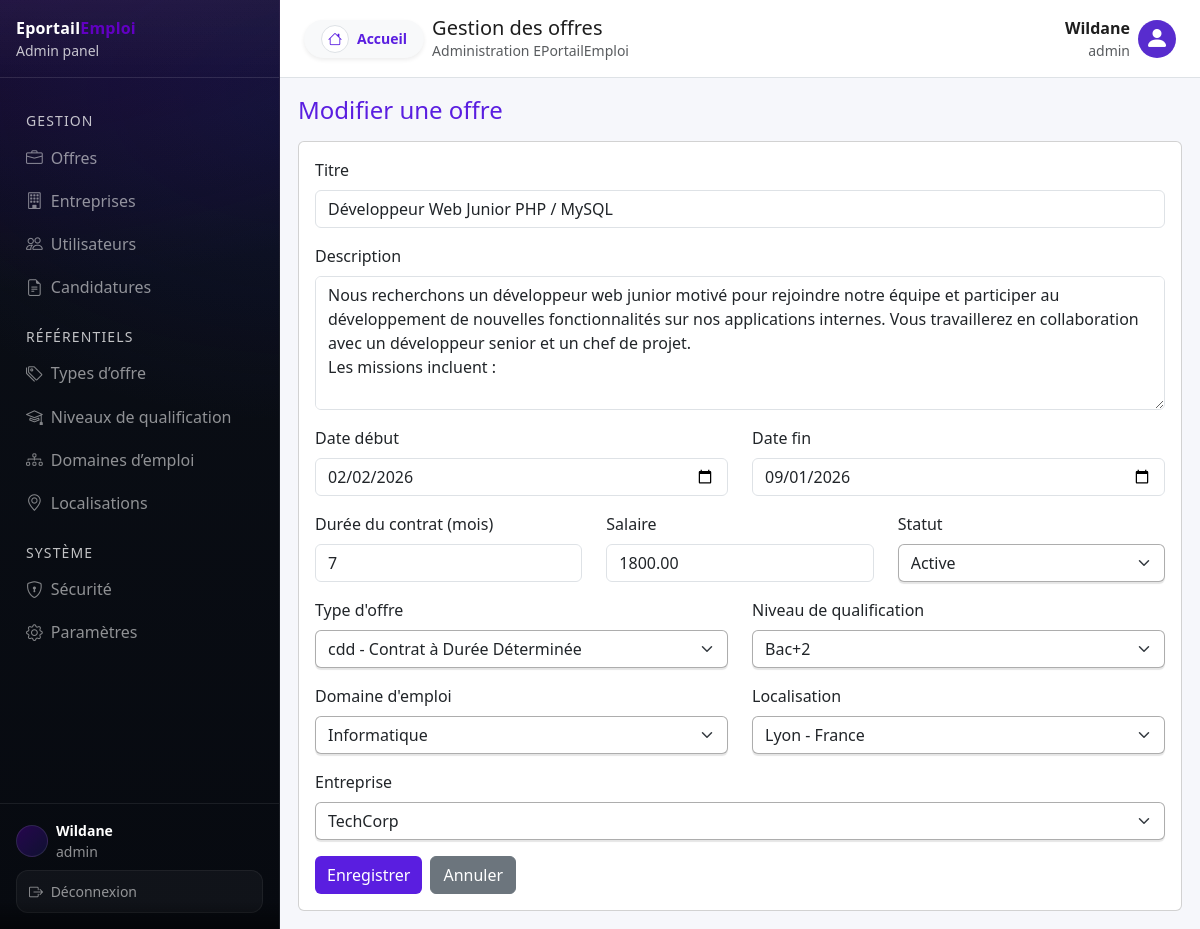
The app's page /admin/offres/edit?id=2 (signed in), older data.
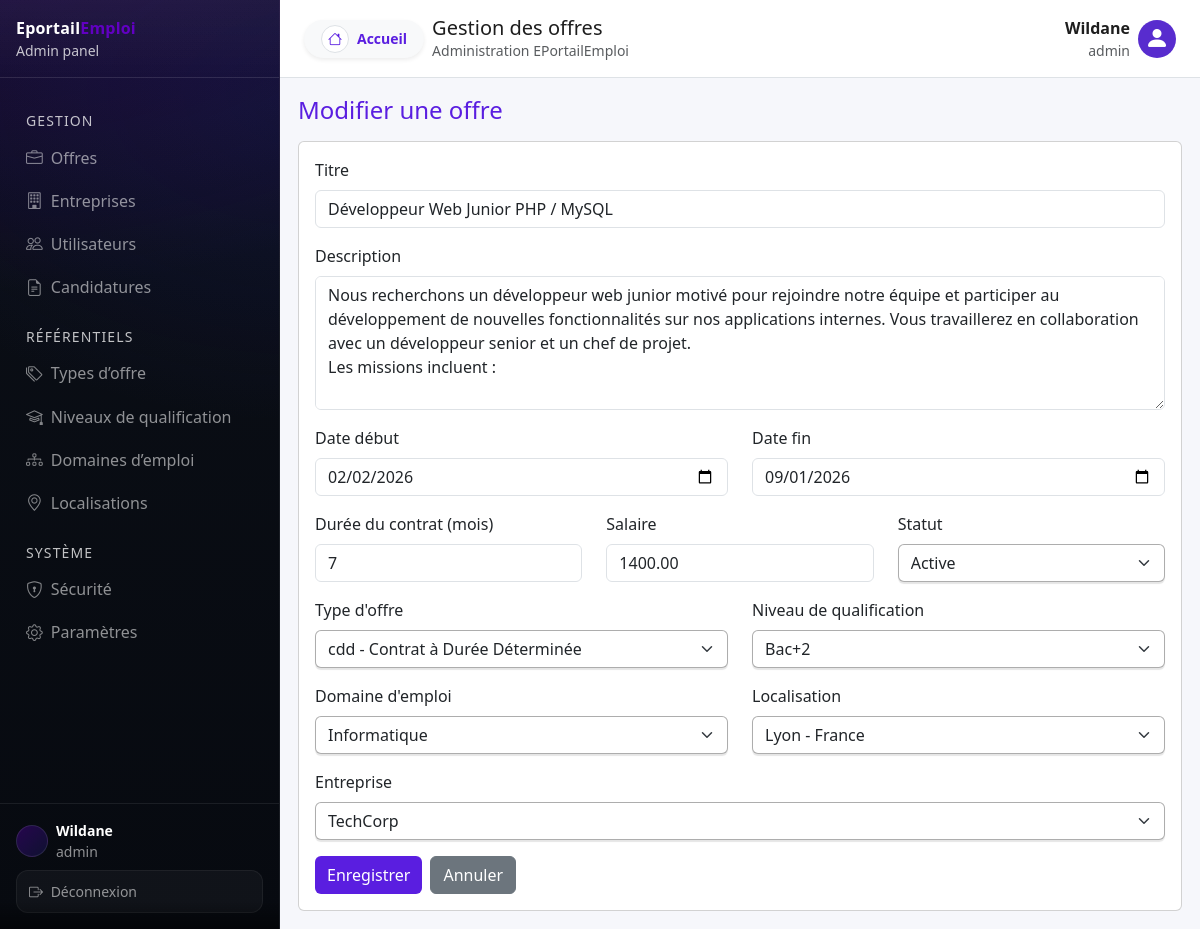
The same page, newer data.
### tables this page shows
CREATE TABLE IF NOT EXISTS `offres` (
  `id` int NOT NULL AUTO_INCREMENT,
  `auteur_id` int DEFAULT NULL,
  `date_creation` datetime NOT NULL,
  `modifie_par` int DEFAULT NULL,
  `date_modification` datetime DEFAULT NULL,
  `entreprise_id` int NOT NULL,
  `type_offre_id` int NOT NULL,
  `niveau_qualification_id` int NOT NULL,
  `domaine_emploi_id` int NOT NULL,
  `localisation_id` int NOT NULL,
  `titre` varchar(150) NOT NULL,
  `description` text,
  `date_debut` date DEFAULT NULL,
  `date_fin` date DEFAULT NULL,
  `duree_contrat` int DEFAULT NULL,
  `salaire` decimal(10,2) DEFAULT NULL,
  `statut` enum('active','inactive','archive') DEFAULT 'active',
  PRIMARY KEY (`id`),
  KEY `type_offre_id` (`type_offre_id`),
  KEY `niveau_qualification_id` (`niveau_qualification_id`),
  KEY `domaine_emploi_id` (`domaine_emploi_id`),
  KEY `localisation_id` (`localisation_id`),
  KEY `user_id` (`auteur_id`) USING BTREE,
  KEY `offres_ibfk_2` (`entreprise_id`),
  KEY `fk_offres_modifie_par` (`modifie_par`)
);

### app/Modules/Offres/OffresController.php (called while the page is built, shortened)
<?php
class OffresController
{
    private function makeService(): OffresService
    {
        $pdo       = Database::getConnection();
        $repo      = new OffresRepository($pdo);
        $validator = new OffresValidator();
        return new OffresService($repo, $validator);
    }
    private function makeRepository(): OffresRepository
    {
        $pdo = Database::getConnection();
        return new OffresRepository($pdo);
    }
    private function renderDashboard(string $view, array $params = []): void
    {
        extract($params);
        require __DIR__ . "/../../../views/offres/{$view}.php";
        require __DIR__ . "/../../../views/layouts/dashboard.php";
    }
    public function editForm(): void
    {
        $isAdmin = Auth::role() === 'admin';
        $id = isset($_GET['id']) ? (int)$_GET['id'] : 0;
        $repo  = $this->makeRepository();
        $offre = $repo->find($id);
        $service = $this->makeService();
        $refs    = $service->getReferenceData($isAdmin)['data'] ?? [];
        $csrf    = Security::generateCsrfToken('offres_update');
        $this->renderDashboard("edit", [
            "rubrique" => "Gestion des offres",
            "title" => "Modifier une offre",
            "refs"  => $refs,
            "offre" => $offre,
            "csrf"  => $csrf,
            "isAdmin" => $isAdmin
        ]);
    }
}

### app/Core/Router.php (called while the page is built, shortened)
<?php
class Router
{
    private array $routes = [];
    public function get(string $path, string $action): void
    {
        $this->routes['GET'][$path] = $action;
    }
    public function post(string $path, string $action): void
    {
        $this->routes['POST'][$path] = $action;
    }
    public function run(): void
    {
        $method = $_SERVER['REQUEST_METHOD'] ?? 'GET';
        $uri    = $_SERVER['REQUEST_URI'] ?? '/';
        $path = parse_url($uri, PHP_URL_PATH) ?: '/';
        $action = $this->routes[$method][$path];
        [$class, $methodName] = explode('@', $action);
        $controller = new $class();
        $controller->$methodName();
    }
}

### public/index.php (called while the page is built, shortened)
<?php
$router = new Router();
$router->get('/', 'App\\Modules\\Home\\HomeController@index');
$router->get('/mentions-legales', 'App\\Modules\\Home\\HomeController@mentionsLegales');
$router->get('/contact', 'App\\Modules\\Home\\HomeController@contact');
$router->get('/centre-aide', 'App\\Modules\\Home\\HomeController@centreAide');
$router->get('/a-propos', 'App\\Modules\\Home\\HomeController@aPropos');
$router->get('/maintenance', 'App\\Modules\\Home\\HomeController@maintenance');
$router->get('/500', 'App\\Modules\\Home\\HomeController@error500');
$router->get('/login', 'App\\Modules\\Auth\\AuthController@showLogin');
$router->post('/login', 'App\\Modules\\Auth\\AuthController@login');
$router->get('/logout', 'App\\Modules\\Auth\\AuthController@logout');
$router->get('/register/candidat', 'App\\Modules\\Auth\\AuthController@showRegisterCandidat');
$router->post('/register/candidat', 'App\\Modules\\Auth\\AuthController@registerCandidat');
$router->get('/register/entreprise', 'App\\Modules\\Auth\\AuthController@showRegisterEntreprise');
$router->post('/register/entreprise', 'App\\Modules\\Auth\\AuthController@registerEntreprise');
$router->get('/password/forgot',       'App\\Modules\\Auth\\AuthController@showForgotPassword' );
$router->post('/password/forgot',       'App\\Modules\\Auth\\AuthController@ForgotPassword' );
$router->get('/password/reset',        'App\\Modules\\Auth\\AuthController@showResetPassword'  );
$router->post('/password/reset',       'App\\Modules\\Auth\\AuthController@resetPassword'      );
$router->get('/entreprises', 'App\\Modules\\Entreprise\\EntrepriseController@index');
$router->get('/entreprises/show', 'App\\Modules\\Entreprise\\EntrepriseController@show');
$router->get('/admin/entreprises', 'App\\Modules\\Entreprise\\EntrepriseController@adminIndex');
$router->get('/admin/entreprises/create', 'App\\Modules\\Entreprise\\EntrepriseController@createForm');
$router->post('/admin/entreprises/create', 'App\\Modules\\Entreprise\\EntrepriseController@create');
$router->get('/admin/entreprise/create', 'App\\Modules\\Entreprise\\EntrepriseController@createForm');
$router->post('/admin/entreprise/create', 'App\\Modules\\Entreprise\\EntrepriseController@create');
$router->get('/admin/entreprises/edit', 'App\\Modules\\Entreprise\\EntrepriseController@editForm');
$router->post('/admin/entreprises/edit', 'App\\Modules\\Entreprise\\EntrepriseController@update');
$router->post('/admin/entreprises/delete', 'App\\Modules\\Entreprise\\EntrepriseController@delete');
$router->get('/dashboard/entreprise/edit', 'App\\Modules\\Entreprise\\EntrepriseController@editForm');
$router->get('/admin/users', 'App\\Modules\\Auth\\UserController@adminIndex');
$router->get('/admin/users/create', 'App\\Modules\\Auth\\UserController@createForm');
$router->post('/admin/users/create', 'App\\Modules\\Auth\\UserController@create');
$router->get('/admin/users/edit', 'App\\Modules\\Auth\\UserController@editForm');
$router->post('/admin/users/edit', 'App\\Modules\\Auth\\UserController@update');
$router->post('/admin/users/delete', 'App\\Modules\\Auth\\UserController@delete');
$router->get('/dashboard/equipe', 'App\\Modules\\Auth\\UserController@gestionnaireIndex');
$router->get('/dashboard/equipe/create', 'App\\Modules\\Auth\\UserController@createForm');
$router->post('/dashboard/equipe/create', 'App\\Modules\\Auth\\UserController@create');
$router->get('/dashboard/equipe/edit', 'App\\Modules\\Auth\\UserController@editForm');
$router->post('/dashboard/equipe/edit', 'App\\Modules\\Auth\\UserController@update');
$router->post('/dashboard/equipe/delete', 'App\\Modules\\Auth\\UserController@delete');
$router->get('/dashboard/profil', 'App\\Modules\\Auth\\UserController@recruteurProfile');
$router->post('/dashboard/profil', 'App\\Modules\\Auth\\UserController@updateProfile');
$router->get('/offres', 'App\\Modules\\Offres\\OffresController@index');
$router->get('/offres/show', 'App\\Modules\\Offres\\OffresController@show');
$router->get('/offres/partial', 'App\\Modules\\Offres\\OffresController@publicPartial');
$router->get('/admin/offres', 'App\\Modules\\Offres\\OffresController@adminIndex');
$router->get('/admin/offres/create', 'App\\Modules\\Offres\\OffresController@createForm');
$router->post('/admin/offres/create', 'App\\Modules\\Offres\\OffresController@create');
$router->get('/admin/offres/edit', 'App\\Modules\\Offres\\OffresController@editForm');
$router->post('/admin/offres/edit', 'App\\Modules\\Offres\\OffresController@update');
$router->post('/admin/offres/delete', 'App\\Modules\\Offres\\OffresController@delete');
$router->get('/dashboard/offres', 'App\\Modules\\Offres\\OffresController@manageIndex');
$router->get('/dashboard/offres/create', 'App\\Modules\\Offres\\OffresController@createForm');
$router->post('/dashboard/offres/create', 'App\\Modules\\Offres\\OffresController@create');
$router->get('/dashboard/offres/edit', 'App\\Modules\\Offres\\OffresController@editForm');
$router->post('/dashboard/offres/edit', 'App\\Modules\\Offres\\OffresController@update');
$router->post('/dashboard/offres/delete', 'App\\Modules\\Offres\\OffresController@delete');
$router->get('/admin/offres/partial', 'App\\Modules\\Offres\\OffresController@adminPartial');
$router->get('/dashboard/offres/partial', 'App\\Modules\\Offres\\OffresController@managePartial');
$router->run();

### app/Modules/Offres/OffresRepository.php (called while the page is built, shortened)
<?php
class OffresRepository
{
    public function find(int $id): ?array
    {
        $sql = "SELECT o.*, e.nom AS entreprise_nom, l.ville AS localisation,
                       t.code AS type_offre_code, t.description AS type_offre_description,
                       nq.libelle AS niveau_qualification, d.nom AS domaine_emploi
                FROM offres o
                JOIN entreprises e ON e.id = o.entreprise_id
                LEFT JOIN localisations l ON l.id = o.localisation_id
                LEFT JOIN types_offres t ON t.id = o.type_offre_id
                LEFT JOIN niveaux_qualification nq ON nq.id = o.niveau_qualification_id
                LEFT JOIN domaines_emploi d ON d.id = o.domaine_emploi_id
                WHERE o.id = :id
                LIMIT 1";
        $stmt = $this->pdo->prepare($sql);
        $stmt->execute(['id' => $id]);
        return $stmt->fetch(PDO::FETCH_ASSOC) ?: null;
    }
}

### views/offres/_form.php (the view, shortened to what the changed rows need)
<?php
$input   = is_array($input ?? null) ? $input : [];
$offre   = is_array($offre ?? null) ? $offre : [];
$errors  = is_array($errors ?? null) ? $errors : [];
$isAdmin = (bool)($isAdmin ?? false);
$e = static fn($value): string => htmlspecialchars((string)$value, ENT_QUOTES, 'UTF-8');
$value = static function (string $key, $default = '') use ($input, $offre) {
    if (array_key_exists($key, $input)) return $input[$key];
    if (array_key_exists($key, $offre)) return $offre[$key];
    return $default;
};
$fieldError = static function (string $key) use ($errors): ?string {
    return !empty($errors[$key]) ? (string)$errors[$key] : null;
};
$statusOptions = [
    'active'   => "Active",
    'inactive' => "Inactive",
];
if ($isAdmin) {
    $statusOptions['archive'] = "Archivée";
}
$currentStatut = (string)$value('statut', 'active');
?>
<div class="card">
    <div class="card-body">
        <div class="mb-3">
            <label class="form-label" for="titre">Titre</label>
            <input
                type="text"
                class="form-control <?= $fieldError('titre') ? 'is-invalid' : '' ?>"
                id="titre"
                name="titre"
                value="<?= $e($value('titre')) ?>"
                maxlength="150"
                required
            >
        </div>
        <div class="mb-3">
            <label class="form-label" for="description">Description</label>
            <textarea
                class="form-control <?= $fieldError('description') ? 'is-invalid' : '' ?>"
                id="description"
                name="description"
                rows="5"
            ><?= $e($value('description')) ?></textarea>
        </div>
        <div class="row">
            <div class="col-md-6 mb-3">
                <label class="form-label" for="date_debut">Date début</label>
                <input
                    type="date"
                    class="form-control <?= $fieldError('date_debut') ? 'is-invalid' : '' ?>"
                    id="date_debut"
                    name="date_debut"
                    value="<?= $e($value('date_debut')) ?>"
                >
            </div>
            <div class="col-md-6 mb-3">
                <label class="form-label" for="date_fin">Date fin</label>
                <input
                    type="date"
                    class="form-control <?= $fieldError('date_fin') ? 'is-invalid' : '' ?>"
                    id="date_fin"
                    name="date_fin"
                    value="<?= $e($value('date_fin')) ?>"
                >
            </div>
        </div>
        <div class="row">
            <div class="col-md-4 mb-3">
                <label class="form-label" for="duree_contrat">Durée du contrat (mois)</label>
                <input
                    type="number"
                    class="form-control <?= $fieldError('duree_contrat') ? 'is-invalid' : '' ?>"
                    id="duree_contrat"
                    name="duree_contrat"
                    min="1"
                    value="<?= $e($value('duree_contrat')) ?>"
                >
            </div>
            <div class="col-md-4 mb-3">
                <label class="form-label" for="salaire">Salaire</label>
                <input
                    type="number"
                    step="0.01"
                    class="form-control <?= $fieldError('salaire') ? 'is-invalid' : '' ?>"
                    id="salaire"
                    name="salaire"
                    value="<?= $e($value('salaire')) ?>"
                >
            </div>
            <div class="col-md-4 mb-3">
                <label class="form-label" for="statut">Statut</label>
                <select
                    class="form-select <?= $fieldError('statut') ? 'is-invalid' : '' ?>"
                    id="statut"
                    name="statut"
                >
                    <?php foreach ($statusOptions as $key => $label): ?>
                        <option value="<?= $e($key) ?>" <?= ($currentStatut === $key) ? 'selected' : '' ?>>
                            <?= $e($label) ?>
                        </option>
                    <?php endforeach; ?>
                </select>
            </div>
        </div>
    </div>
</div>

Row changes from the older to the newer data that the page shows:
changed offres "Développeur Web Junior PHP / MySQL": salaire "1800.00" → "1400.00"
